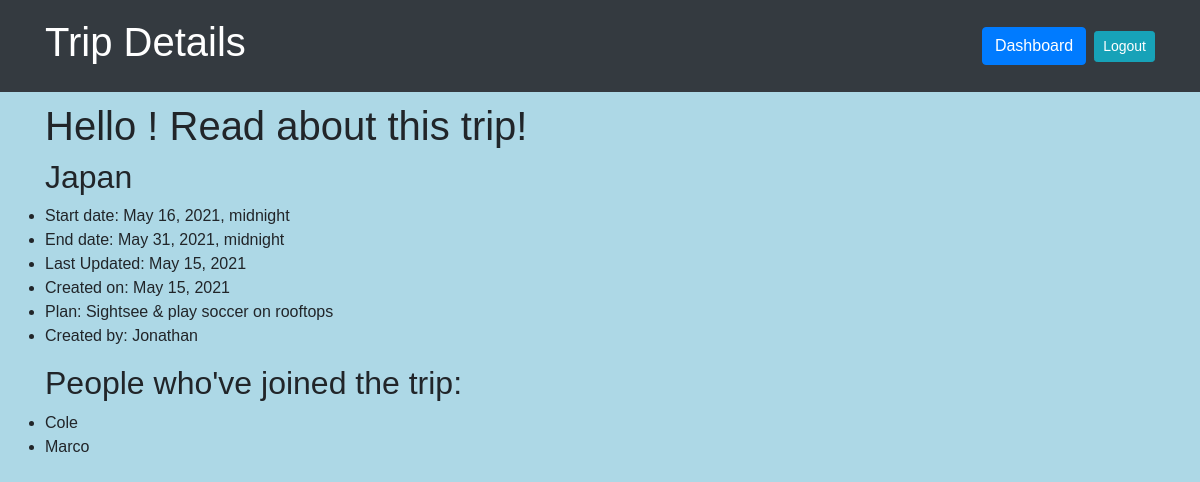
Screenshot of /trips/1 with the database file from the repository.
### login_app/models.py (models this page shows)
class Trip(models.Model):
    destination = models.CharField(max_length=255)
    start_date = models.DateTimeField()
    end_date = models.DateTimeField()
    plan = models.TextField()
    creator = models.ForeignKey(User, related_name = "trips",on_delete=models.CASCADE)
    joined = models.ManyToManyField(User, related_name = "joined_trips")
    created_at = models.DateField(auto_now_add=True)
    updated_at = models.DateField(auto_now=True)
    objects = TripManager()

class User(models.Model):
    first_name = models.CharField(max_length=255)
    last_name = models.CharField(max_length=255)
    email = models.EmailField(max_length=255)
    password = models.CharField(max_length=255)
    created_at = models.DateField(auto_now_add=True)
    updated_at = models.DateField(auto_now=True)
    objects = UserManager()

### login_app/views.py (the view)
# urls.py: path('trips/<int:id>', views.show),
def show(request, id):
    context={
        'trip':Trip.objects.get(id=id)
    }
    return render(request,"display.html",context)

### login_app/templates/display.html (shortened to what this page needs)
<!DOCTYPE html>
<html lang="en">
<head>
    <link rel="stylesheet" href="https://stackpath.bootstrapcdn.com/bootstrap/4.1.3/css/bootstrap.min.css">
    {% load static %}
    <link rel="stylesheet" href="{% static 'css/style.css' %}">
</head>
<body>
    <nav class="navbar navbar-expand-lg navbar-dark bg-dark">
        <div class="container">
            <h1 class="header-color">Trip Details</h1>
                <span class="navbar-text">
                <a href="/dashboard" role="button" class="btn btn-primary">Dashboard</a><a href="/logout" role="button" class="btn btn-sm btn-info ml-2">Logout</a>
                </span>
        </div>
    </nav>
    <div class="container">
        <h1> Hello {{request.session.greeting}}! Read about this trip!</h1>
        <h2>{{trip.destination}}</h2>
    <ul>
        <li>Start date: {{ trip.start_date }}</li>
        <li>End date: {{ trip.end_date }}</li>
        <li>Last Updated: {{trip.updated_at}}</li>
        <li>Created on: {{ trip.created_at }}</li>
        <li>Plan: {{ trip.plan }}</li>
        <li>Created by: {{ trip.creator.first_name }}</li>
    </ul>
    <h2>People who've joined the trip:</h2>
            <ul>
                {% for member in trip.joined.all %}
                    <li>{{ member.first_name }}</li>
                {% endfor %}
            </ul>
    </div>
</body>
</html>

### login_app/static/css/style.css (style rules this page uses)
* { padding: 0; margin: 0; font-family: sans-serif; }
div { padding: 10px; }
body { background-color: lightblue }
.header-color { color: white; }

### rows the page displays
Trip: destination "Japan", start_date "May 16, 2021, midnight", end_date "May 31, 2021, midnight", updated_at "May 15, 2021", created_at "May 15, 2021", plan "Sightsee & play soccer on rooftops", creator.first_name "Jonathan"
User: first_name "Cole"
User: first_name "Marco"
